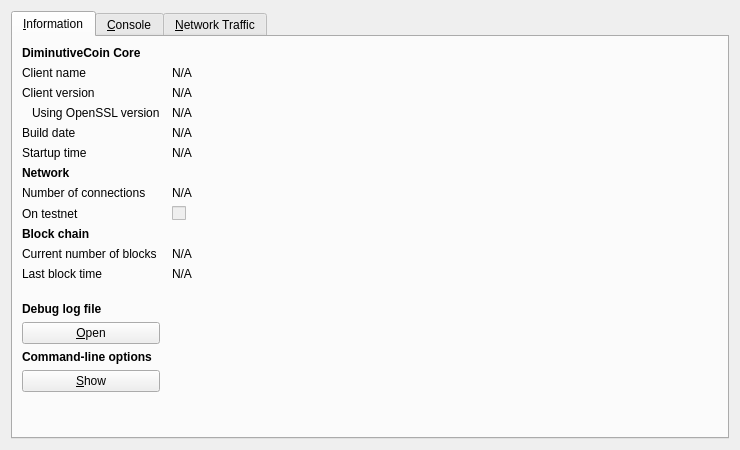
<?xml version="1.0" encoding="UTF-8"?>
<ui version="4.0">
 <class>RPCConsole</class>
 <widget class="QDialog" name="RPCConsole">
  <property name="geometry">
   <rect>
    <x>0</x>
    <y>0</y>
    <width>740</width>
    <height>450</height>
   </rect>
  </property>
  <property name="windowTitle">
   <string>DiminutiveCoin - Debug window</string>
  </property>
  <layout class="QVBoxLayout" name="verticalLayout_2">
   <item>
    <widget class="QTabWidget" name="tabWidget">
     <property name="currentIndex">
      <number>0</number>
     </property>
     <widget class="QWidget" name="tab_info">
      <attribute name="title">
       <string>&amp;Information</string>
      </attribute>
      <layout class="QGridLayout" name="gridLayout" columnstretch="0,1">
       <property name="horizontalSpacing">
        <number>12</number>
       </property>
       <item row="0" column="0">
        <widget class="QLabel" name="label_9">
         <property name="font">
          <font>
           <weight>75</weight>
           <bold>true</bold>
          </font>
         </property>
         <property name="text">
          <string>DiminutiveCoin Core</string>
         </property>
        </widget>
       </item>
       <item row="1" column="0">
        <widget class="QLabel" name="label_5">
         <property name="text">
          <string>Client name</string>
         </property>
        </widget>
       </item>
       <item row="1" column="1">
        <widget class="QLabel" name="clientName">
         <property name="cursor">
          <cursorShape>IBeamCursor</cursorShape>
         </property>
         <property name="text">
          <string>N/A</string>
         </property>
         <property name="textFormat">
          <enum>Qt::PlainText</enum>
         </property>
         <property name="textInteractionFlags">
          <set>Qt::LinksAccessibleByMouse|Qt::TextSelectableByKeyboard|Qt::TextSelectableByMouse</set>
         </property>
        </widget>
       </item>
       <item row="2" column="0">
        <widget class="QLabel" name="label_6">
         <property name="text">
          <string>Client version</string>
         </property>
        </widget>
       </item>
       <item row="2" column="1">
        <widget class="QLabel" name="clientVersion">
         <property name="cursor">
          <cursorShape>IBeamCursor</cursorShape>
         </property>
         <property name="text">
          <string>N/A</string>
         </property>
         <property name="textFormat">
          <enum>Qt::PlainText</enum>
         </property>
         <property name="textInteractionFlags">
          <set>Qt::LinksAccessibleByMouse|Qt::TextSelectableByKeyboard|Qt::TextSelectableByMouse</set>
         </property>
        </widget>
       </item>
       <item row="3" column="0">
        <widget class="QLabel" name="label_14">
         <property name="text">
          <string>Using OpenSSL version</string>
         </property>
         <property name="indent">
          <number>10</number>
         </property>
        </widget>
       </item>
       <item row="3" column="1">
        <widget class="QLabel" name="openSSLVersion">
         <property name="cursor">
          <cursorShape>IBeamCursor</cursorShape>
         </property>
         <property name="text">
          <string>N/A</string>
         </property>
         <property name="textFormat">
          <enum>Qt::PlainText</enum>
         </property>
         <property name="textInteractionFlags">
          <set>Qt::LinksAccessibleByMouse|Qt::TextSelectableByKeyboard|Qt::TextSelectableByMouse</set>
         </property>
        </widget>
       </item>
       <item row="4" column="0">
        <widget class="QLabel" name="label_12">
         <property name="text">
          <string>Build date</string>
         </property>
        </widget>
       </item>
       <item row="4" column="1">
        <widget class="QLabel" name="buildDate">
         <property name="cursor">
          <cursorShape>IBeamCursor</cursorShape>
         </property>
         <property name="text">
          <string>N/A</string>
         </property>
         <property name="textFormat">
          <enum>Qt::PlainText</enum>
         </property>
         <property name="textInteractionFlags">
          <set>Qt::LinksAccessibleByMouse|Qt::TextSelectableByKeyboard|Qt::TextSelectableByMouse</set>
         </property>
        </widget>
       </item>
       <item row="5" column="0">
        <widget class="QLabel" name="label_13">
         <property name="text">
          <string>Startup time</string>
         </property>
        </widget>
       </item>
       <item row="5" column="1">
        <widget class="QLabel" name="startupTime">
         <property name="cursor">
          <cursorShape>IBeamCursor</cursorShape>
         </property>
         <property name="text">
          <string>N/A</string>
         </property>
         <property name="textFormat">
          <enum>Qt::PlainText</enum>
         </property>
         <property name="textInteractionFlags">
          <set>Qt::LinksAccessibleByMouse|Qt::TextSelectableByKeyboard|Qt::TextSelectableByMouse</set>
         </property>
        </widget>
       </item>
       <item row="6" column="0">
        <widget class="QLabel" name="label_11">
         <property name="font">
          <font>
           <weight>75</weight>
           <bold>true</bold>
          </font>
         </property>
         <property name="text">
          <string>Network</string>
         </property>
        </widget>
       </item>
       <item row="7" column="0">
        <widget class="QLabel" name="label_7">
         <property name="text">
          <string>Number of connections</string>
         </property>
        </widget>
       </item>
       <item row="7" column="1">
        <widget class="QLabel" name="numberOfConnections">
         <property name="cursor">
          <cursorShape>IBeamCursor</cursorShape>
         </property>
         <property name="text">
          <string>N/A</string>
         </property>
         <property name="textFormat">
          <enum>Qt::PlainText</enum>
         </property>
         <property name="textInteractionFlags">
          <set>Qt::LinksAccessibleByMouse|Qt::TextSelectableByKeyboard|Qt::TextSelectableByMouse</set>
         </property>
        </widget>
       </item>
       <item row="8" column="0">
        <widget class="QLabel" name="label_8">
         <property name="text">
          <string>On testnet</string>
         </property>
        </widget>
       </item>
       <item row="8" column="1">
        <widget class="QCheckBox" name="isTestNet">
         <property name="enabled">
          <bool>false</bool>
         </property>
         <property name="text">
          <string/>
         </property>
        </widget>
       </item>
       <item row="9" column="0">
        <widget class="QLabel" name="label_10">
         <property name="font">
          <font>
           <weight>75</weight>
           <bold>true</bold>
          </font>
         </property>
         <property name="text">
          <string>Block chain</string>
         </property>
        </widget>
       </item>
       <item row="10" column="0">
        <widget class="QLabel" name="label_3">
         <property name="text">
          <string>Current number of blocks</string>
         </property>
        </widget>
       </item>
       <item row="10" column="1">
        <widget class="QLabel" name="numberOfBlocks">
         <property name="cursor">
          <cursorShape>IBeamCursor</cursorShape>
         </property>
         <property name="text">
          <string>N/A</string>
         </property>
         <property name="textFormat">
          <enum>Qt::PlainText</enum>
         </property>
         <property name="textInteractionFlags">
          <set>Qt::LinksAccessibleByMouse|Qt::TextSelectableByKeyboard|Qt::TextSelectableByMouse</set>
         </property>
        </widget>
       </item>
       <item row="11" column="0">
        <widget class="QLabel" name="label_2">
         <property name="text">
          <string>Last block time</string>
         </property>
        </widget>
       </item>
       <item row="11" column="1">
        <widget class="QLabel" name="lastBlockTime">
         <property name="cursor">
          <cursorShape>IBeamCursor</cursorShape>
         </property>
         <property name="text">
          <string>N/A</string>
         </property>
         <property name="textFormat">
          <enum>Qt::PlainText</enum>
         </property>
         <property name="textInteractionFlags">
          <set>Qt::LinksAccessibleByMouse|Qt::TextSelectableByKeyboard|Qt::TextSelectableByMouse</set>
         </property>
        </widget>
       </item>
       <item row="12" column="0">
        <spacer name="verticalSpacer_2">
         <property name="orientation">
          <enum>Qt::Vertical</enum>
         </property>
         <property name="sizeHint" stdset="0">
          <size>
           <width>20</width>
           <height>20</height>
          </size>
         </property>
        </spacer>
       </item>
       <item row="13" column="0">
        <widget class="QLabel" name="labelDebugLogfile">
         <property name="font">
          <font>
           <weight>75</weight>
           <bold>true</bold>
          </font>
         </property>
         <property name="text">
          <string>Debug log file</string>
         </property>
        </widget>
       </item>
       <item row="14" column="0">
        <widget class="QPushButton" name="openDebugLogfileButton">
         <property name="toolTip">
          <string>Open the DiminutiveCoin debug log file from the current data directory. This can take a few seconds for large log files.</string>
         </property>
         <property name="text">
          <string>&amp;Open</string>
         </property>
         <property name="autoDefault">
          <bool>false</bool>
         </property>
        </widget>
       </item>
       <item row="15" column="0">
        <widget class="QLabel" name="labelCLOptions">
         <property name="font">
          <font>
           <weight>75</weight>
           <bold>true</bold>
          </font>
         </property>
         <property name="text">
          <string>Command-line options</string>
         </property>
        </widget>
       </item>
       <item row="16" column="0">
        <widget class="QPushButton" name="showCLOptionsButton">
         <property name="toolTip">
          <string>Show the DiminutiveCoin-Qt help message to get a list with possible DiminutiveCoin command-line options.</string>
         </property>
         <property name="text">
          <string>&amp;Show</string>
         </property>
         <property name="autoDefault">
          <bool>false</bool>
         </property>
        </widget>
       </item>
       <item row="17" column="0">
        <spacer name="verticalSpacer">
         <property name="orientation">
          <enum>Qt::Vertical</enum>
         </property>
         <property name="sizeHint" stdset="0">
          <size>
           <width>20</width>
           <height>40</height>
          </size>
         </property>
        </spacer>
       </item>
      </layout>
     </widget>
     <widget class="QWidget" name="tab_console">
      <attribute name="title">
       <string>&amp;Console</string>
      </attribute>
      <layout class="QVBoxLayout" name="verticalLayout_3">
       <property name="spacing">
        <number>3</number>
       </property>
       <item>
        <widget class="QTextEdit" name="messagesWidget">
         <property name="minimumSize">
          <size>
           <width>0</width>
           <height>100</height>
          </size>
         </property>
         <property name="readOnly">
          <bool>true</bool>
         </property>
         <property name="tabKeyNavigation" stdset="0">
          <bool>false</bool>
         </property>
         <property name="columnCount" stdset="0">
          <number>2</number>
         </property>
        </widget>
       </item>
       <item>
        <layout class="QHBoxLayout" name="horizontalLayout">
         <property name="spacing">
          <number>3</number>
         </property>
         <item>
          <widget class="QLabel" name="label">
           <property name="text">
            <string notr="true">&gt;</string>
           </property>
          </widget>
         </item>
         <item>
          <widget class="QLineEdit" name="lineEdit"/>
         </item>
         <item>
          <widget class="QPushButton" name="clearButton">
           <property name="maximumSize">
            <size>
             <width>24</width>
             <height>24</height>
            </size>
           </property>
           <property name="toolTip">
            <string>Clear console</string>
           </property>
           <property name="text">
            <string/>
           </property>
           <property name="icon">
            <iconset resource="../bitcoin.qrc">
             <normaloff>:/icons/remove</normaloff>:/icons/remove</iconset>
           </property>
           <property name="shortcut">
            <string notr="true">Ctrl+L</string>
           </property>
           <property name="autoDefault">
            <bool>false</bool>
           </property>
          </widget>
         </item>
        </layout>
       </item>
      </layout>
     </widget>
     <widget class="QWidget" name="tab">
      <attribute name="title">
       <string>&amp;Network Traffic</string>
      </attribute>
      <layout class="QHBoxLayout" name="horizontalLayout_3">
       <item>
        <layout class="QVBoxLayout" name="verticalLayout_4">
         <item>
          <widget class="TrafficGraphWidget" name="trafficGraph" native="true">
           <property name="sizePolicy">
            <sizepolicy hsizetype="Expanding" vsizetype="Expanding">
             <horstretch>0</horstretch>
             <verstretch>0</verstretch>
            </sizepolicy>
           </property>
          </widget>
         </item>
         <item>
          <layout class="QHBoxLayout" name="horizontalLayout_2">
           <item>
            <widget class="QSlider" name="sldGraphRange">
             <property name="minimum">
              <number>1</number>
             </property>
             <property name="maximum">
              <number>288</number>
             </property>
             <property name="pageStep">
              <number>12</number>
             </property>
             <property name="value">
              <number>6</number>
             </property>
             <property name="orientation">
              <enum>Qt::Horizontal</enum>
             </property>
            </widget>
           </item>
           <item>
            <widget class="QLabel" name="lblGraphRange">
             <property name="minimumSize">
              <size>
               <width>100</width>
               <height>0</height>
              </size>
             </property>
             <property name="alignment">
              <set>Qt::AlignCenter</set>
             </property>
            </widget>
           </item>
           <item>
            <widget class="QPushButton" name="btnClearTrafficGraph">
             <property name="text">
              <string>&amp;Clear</string>
             </property>
            </widget>
           </item>
          </layout>
         </item>
        </layout>
       </item>
       <item>
        <layout class="QVBoxLayout" name="verticalLayout">
         <item>
          <widget class="QGroupBox" name="groupBox">
           <property name="title">
            <string>Totals</string>
           </property>
           <layout class="QVBoxLayout" name="verticalLayout_5">
            <item>
             <layout class="QHBoxLayout" name="horizontalLayout_4">
              <item>
               <widget class="Line" name="line">
                <property name="sizePolicy">
                 <sizepolicy hsizetype="Fixed" vsizetype="Fixed">
                  <horstretch>0</horstretch>
                  <verstretch>0</verstretch>
                 </sizepolicy>
                </property>
                <property name="minimumSize">
                 <size>
                  <width>10</width>
                  <height>0</height>
                 </size>
                </property>
                <property name="palette">
                 <palette>
                  <active>
                   <colorrole role="Light">
                    <brush brushstyle="SolidPattern">
                     <color alpha="255">
                      <red>0</red>
                      <green>255</green>
                      <blue>0</blue>
                     </color>
                    </brush>
                   </colorrole>
                  </active>
                  <inactive>
                   <colorrole role="Light">
                    <brush brushstyle="SolidPattern">
                     <color alpha="255">
                      <red>0</red>
                      <green>255</green>
                      <blue>0</blue>
                     </color>
                    </brush>
                   </colorrole>
                  </inactive>
                  <disabled>
                   <colorrole role="Light">
                    <brush brushstyle="SolidPattern">
                     <color alpha="255">
                      <red>0</red>
                      <green>255</green>
                      <blue>0</blue>
                     </color>
                    </brush>
                   </colorrole>
                  </disabled>
                 </palette>
                </property>
                <property name="orientation">
                 <enum>Qt::Horizontal</enum>
                </property>
               </widget>
              </item>
              <item>
               <widget class="QLabel" name="label_16">
                <property name="text">
                 <string>In:</string>
                </property>
               </widget>
              </item>
              <item>
               <widget class="QLabel" name="lblBytesIn">
                <property name="minimumSize">
                 <size>
                  <width>50</width>
                  <height>0</height>
                 </size>
                </property>
                <property name="alignment">
                 <set>Qt::AlignRight|Qt::AlignTrailing|Qt::AlignVCenter</set>
                </property>
               </widget>
              </item>
             </layout>
            </item>
            <item>
             <layout class="QHBoxLayout" name="horizontalLayout_5">
              <item>
               <widget class="Line" name="line_2">
                <property name="sizePolicy">
                 <sizepolicy hsizetype="Fixed" vsizetype="Fixed">
                  <horstretch>0</horstretch>
                  <verstretch>0</verstretch>
                 </sizepolicy>
                </property>
                <property name="minimumSize">
                 <size>
                  <width>10</width>
                  <height>0</height>
                 </size>
                </property>
                <property name="palette">
                 <palette>
                  <active>
                   <colorrole role="Light">
                    <brush brushstyle="SolidPattern">
                     <color alpha="255">
                      <red>255</red>
                      <green>0</green>
                      <blue>0</blue>
                     </color>
                    </brush>
                   </colorrole>
                  </active>
                  <inactive>
                   <colorrole role="Light">
                    <brush brushstyle="SolidPattern">
                     <color alpha="255">
                      <red>255</red>
                      <green>0</green>
                      <blue>0</blue>
                     </color>
                    </brush>
                   </colorrole>
                  </inactive>
                  <disabled>
                   <colorrole role="Light">
                    <brush brushstyle="SolidPattern">
                     <color alpha="255">
                      <red>255</red>
                      <green>0</green>
                      <blue>0</blue>
                     </color>
                    </brush>
                   </colorrole>
                  </disabled>
                 </palette>
                </property>
                <property name="orientation">
                 <enum>Qt::Horizontal</enum>
                </property>
               </widget>
              </item>
              <item>
               <widget class="QLabel" name="label_17">
                <property name="text">
                 <string>Out:</string>
                </property>
               </widget>
              </item>
              <item>
               <widget class="QLabel" name="lblBytesOut">
                <property name="minimumSize">
                 <size>
                  <width>50</width>
                  <height>0</height>
                 </size>
                </property>
                <property name="alignment">
                 <set>Qt::AlignRight|Qt::AlignTrailing|Qt::AlignVCenter</set>
                </property>
               </widget>
              </item>
             </layout>
            </item>
            <item>
             <spacer name="verticalSpacer_4">
              <property name="orientation">
               <enum>Qt::Vertical</enum>
              </property>
              <property name="sizeHint" stdset="0">
               <size>
                <width>20</width>
                <height>407</height>
               </size>
              </property>
             </spacer>
            </item>
           </layout>
          </widget>
         </item>
        </layout>
       </item>
      </layout>
     </widget>
    </widget>
   </item>
  </layout>
 </widget>
 <customwidgets>
  <customwidget>
   <class>TrafficGraphWidget</class>
   <extends>QWidget</extends>
   <header>trafficgraphwidget.h</header>
   <container>1</container>
   <slots>
    <slot>clear()</slot>
   </slots>
  </customwidget>
 </customwidgets>
 <resources>
  <include location="../bitcoin.qrc"/>
 </resources>
 <connections/>
</ui>
